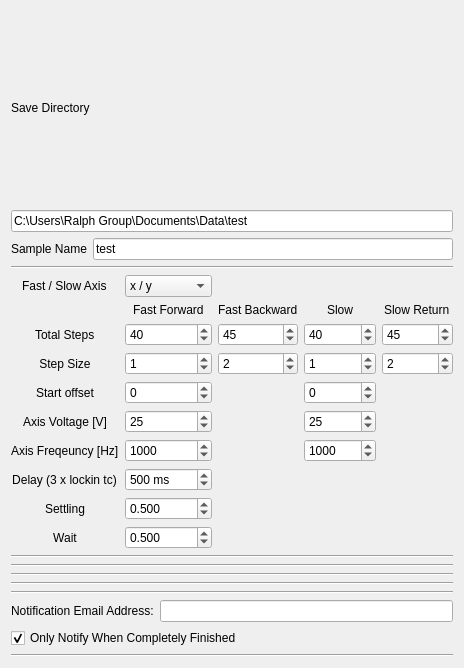
<?xml version="1.0" encoding="UTF-8"?>
<ui version="4.0">
 <class>Form</class>
 <widget class="QWidget" name="Form">
  <property name="geometry">
   <rect>
    <x>0</x>
    <y>0</y>
    <width>464</width>
    <height>668</height>
   </rect>
  </property>
  <property name="windowTitle">
   <string>Form</string>
  </property>
  <layout class="QVBoxLayout" name="verticalLayout">
   <item>
    <layout class="QGridLayout" name="save_params">
     <item row="2" column="0">
      <widget class="QLabel" name="label_12">
       <property name="enabled">
        <bool>true</bool>
       </property>
       <property name="text">
        <string>Sample Name</string>
       </property>
      </widget>
     </item>
     <item row="2" column="1">
      <widget class="QLineEdit" name="sample_name">
       <property name="text">
        <string>test</string>
       </property>
       <property name="placeholderText">
        <string>test</string>
       </property>
      </widget>
     </item>
     <item row="0" column="0" colspan="2">
      <widget class="QLabel" name="label_8">
       <property name="text">
        <string>Save Directory</string>
       </property>
      </widget>
     </item>
     <item row="1" column="0" colspan="2">
      <widget class="QLineEdit" name="save_dir">
       <property name="text">
        <string>C:\Users\Ralph Group\Documents\Data\test</string>
       </property>
       <property name="placeholderText">
        <string>C:\Users\</string>
       </property>
      </widget>
     </item>
    </layout>
   </item>
   <item>
    <widget class="Line" name="line_3">
     <property name="orientation">
      <enum>Qt::Horizontal</enum>
     </property>
    </widget>
   </item>
   <item>
    <layout class="QGridLayout" name="initial_params">
     <item row="13" column="1">
      <widget class="QDoubleSpinBox" name="settling">
       <property name="decimals">
        <number>3</number>
       </property>
       <property name="value">
        <double>0.500000000000000</double>
       </property>
      </widget>
     </item>
     <item row="9" column="1">
      <widget class="QDoubleSpinBox" name="fast_start">
       <property name="suffix">
        <string/>
       </property>
       <property name="decimals">
        <number>0</number>
       </property>
       <property name="minimum">
        <double>-10000.000000000000000</double>
       </property>
       <property name="maximum">
        <double>10000.000000000000000</double>
       </property>
       <property name="singleStep">
        <double>1.000000000000000</double>
       </property>
      </widget>
     </item>
     <item row="4" column="0" alignment="Qt::AlignHCenter">
      <widget class="QLabel" name="label_7">
       <property name="text">
        <string>Fast / Slow Axis</string>
       </property>
      </widget>
     </item>
     <item row="9" column="3">
      <widget class="QDoubleSpinBox" name="slow_start">
       <property name="suffix">
        <string/>
       </property>
       <property name="decimals">
        <number>0</number>
       </property>
       <property name="minimum">
        <double>-10000.000000000000000</double>
       </property>
       <property name="maximum">
        <double>10000.000000000000000</double>
       </property>
       <property name="singleStep">
        <double>1.000000000000000</double>
       </property>
      </widget>
     </item>
     <item row="4" column="1">
      <widget class="QComboBox" name="fast_slow">
       <item>
        <property name="text">
         <string>x / y</string>
        </property>
       </item>
       <item>
        <property name="text">
         <string>y / x</string>
        </property>
       </item>
      </widget>
     </item>
     <item row="10" column="1">
      <widget class="QDoubleSpinBox" name="fast_voltage">
       <property name="decimals">
        <number>0</number>
       </property>
       <property name="value">
        <double>25.000000000000000</double>
       </property>
      </widget>
     </item>
     <item row="7" column="1">
      <widget class="QDoubleSpinBox" name="forw_total">
       <property name="decimals">
        <number>0</number>
       </property>
       <property name="maximum">
        <double>100001.000000000000000</double>
       </property>
       <property name="value">
        <double>40.000000000000000</double>
       </property>
      </widget>
     </item>
     <item row="9" column="0">
      <widget class="QLabel" name="label_3">
       <property name="text">
        <string>Start offset</string>
       </property>
       <property name="alignment">
        <set>Qt::AlignCenter</set>
       </property>
      </widget>
     </item>
     <item row="11" column="1">
      <widget class="QDoubleSpinBox" name="fast_frequency">
       <property name="decimals">
        <number>0</number>
       </property>
       <property name="maximum">
        <double>10000.000000000000000</double>
       </property>
       <property name="value">
        <double>1000.000000000000000</double>
       </property>
      </widget>
     </item>
     <item row="11" column="3">
      <widget class="QDoubleSpinBox" name="slow_frequency">
       <property name="decimals">
        <number>0</number>
       </property>
       <property name="maximum">
        <double>10000.000000000000000</double>
       </property>
       <property name="value">
        <double>1000.000000000000000</double>
       </property>
      </widget>
     </item>
     <item row="12" column="0" alignment="Qt::AlignHCenter">
      <widget class="QLabel" name="label_15">
       <property name="text">
        <string>Delay (3 x lockin tc)</string>
       </property>
       <property name="alignment">
        <set>Qt::AlignCenter</set>
       </property>
      </widget>
     </item>
     <item row="10" column="3">
      <widget class="QDoubleSpinBox" name="slow_voltage">
       <property name="decimals">
        <number>0</number>
       </property>
       <property name="value">
        <double>25.000000000000000</double>
       </property>
      </widget>
     </item>
     <item row="11" column="0" alignment="Qt::AlignHCenter">
      <widget class="QLabel" name="label_6">
       <property name="text">
        <string>Axis Freqeuncy [Hz]</string>
       </property>
      </widget>
     </item>
     <item row="12" column="1">
      <widget class="QDoubleSpinBox" name="delay">
       <property name="suffix">
        <string> ms</string>
       </property>
       <property name="decimals">
        <number>0</number>
       </property>
       <property name="maximum">
        <double>100000.000000000000000</double>
       </property>
       <property name="value">
        <double>500.000000000000000</double>
       </property>
      </widget>
     </item>
     <item row="10" column="0" alignment="Qt::AlignHCenter">
      <widget class="QLabel" name="label_5">
       <property name="text">
        <string>Axis Voltage [V]</string>
       </property>
      </widget>
     </item>
     <item row="7" column="3">
      <widget class="QDoubleSpinBox" name="slow_total">
       <property name="decimals">
        <number>0</number>
       </property>
       <property name="maximum">
        <double>100000.000000000000000</double>
       </property>
       <property name="value">
        <double>40.000000000000000</double>
       </property>
      </widget>
     </item>
     <item row="6" column="1" alignment="Qt::AlignHCenter">
      <widget class="QLabel" name="label_9">
       <property name="text">
        <string>Fast Forward</string>
       </property>
      </widget>
     </item>
     <item row="8" column="1">
      <widget class="QDoubleSpinBox" name="forw_step">
       <property name="suffix">
        <string/>
       </property>
       <property name="decimals">
        <number>0</number>
       </property>
       <property name="maximum">
        <double>10000.000000000000000</double>
       </property>
       <property name="singleStep">
        <double>1.000000000000000</double>
       </property>
       <property name="value">
        <double>1.000000000000000</double>
       </property>
      </widget>
     </item>
     <item row="8" column="2">
      <widget class="QDoubleSpinBox" name="back_step">
       <property name="decimals">
        <number>0</number>
       </property>
       <property name="maximum">
        <double>10000.000000000000000</double>
       </property>
       <property name="value">
        <double>2.000000000000000</double>
       </property>
      </widget>
     </item>
     <item row="7" column="2">
      <widget class="QDoubleSpinBox" name="back_total">
       <property name="decimals">
        <number>0</number>
       </property>
       <property name="maximum">
        <double>100000.000000000000000</double>
       </property>
       <property name="value">
        <double>45.000000000000000</double>
       </property>
      </widget>
     </item>
     <item row="6" column="3" alignment="Qt::AlignHCenter">
      <widget class="QLabel" name="label_17">
       <property name="text">
        <string>Slow</string>
       </property>
      </widget>
     </item>
     <item row="7" column="0" alignment="Qt::AlignHCenter">
      <widget class="QLabel" name="label">
       <property name="text">
        <string>Total Steps</string>
       </property>
      </widget>
     </item>
     <item row="7" column="4">
      <widget class="QDoubleSpinBox" name="slow_return_total">
       <property name="decimals">
        <number>0</number>
       </property>
       <property name="maximum">
        <double>100000.000000000000000</double>
       </property>
       <property name="value">
        <double>45.000000000000000</double>
       </property>
      </widget>
     </item>
     <item row="8" column="3">
      <widget class="QDoubleSpinBox" name="slow_step">
       <property name="suffix">
        <string/>
       </property>
       <property name="decimals">
        <number>0</number>
       </property>
       <property name="maximum">
        <double>10000.000000000000000</double>
       </property>
       <property name="singleStep">
        <double>1.000000000000000</double>
       </property>
       <property name="value">
        <double>1.000000000000000</double>
       </property>
      </widget>
     </item>
     <item row="6" column="2" alignment="Qt::AlignHCenter">
      <widget class="QLabel" name="label_16">
       <property name="text">
        <string>Fast Backward</string>
       </property>
      </widget>
     </item>
     <item row="8" column="0">
      <widget class="QLabel" name="label_4">
       <property name="text">
        <string>Step Size</string>
       </property>
       <property name="alignment">
        <set>Qt::AlignCenter</set>
       </property>
      </widget>
     </item>
     <item row="6" column="4" alignment="Qt::AlignHCenter">
      <widget class="QLabel" name="label_2">
       <property name="text">
        <string>Slow Return</string>
       </property>
      </widget>
     </item>
     <item row="8" column="4">
      <widget class="QDoubleSpinBox" name="slow_return_step">
       <property name="decimals">
        <number>0</number>
       </property>
       <property name="value">
        <double>2.000000000000000</double>
       </property>
      </widget>
     </item>
     <item row="14" column="1">
      <widget class="QDoubleSpinBox" name="wait">
       <property name="decimals">
        <number>3</number>
       </property>
       <property name="value">
        <double>0.500000000000000</double>
       </property>
      </widget>
     </item>
     <item row="13" column="0">
      <widget class="QLabel" name="label_10">
       <property name="text">
        <string>Settling</string>
       </property>
       <property name="alignment">
        <set>Qt::AlignCenter</set>
       </property>
      </widget>
     </item>
     <item row="14" column="0">
      <widget class="QLabel" name="label_11">
       <property name="text">
        <string>Wait</string>
       </property>
       <property name="alignment">
        <set>Qt::AlignCenter</set>
       </property>
      </widget>
     </item>
    </layout>
   </item>
   <item>
    <widget class="Line" name="line_4">
     <property name="orientation">
      <enum>Qt::Horizontal</enum>
     </property>
    </widget>
   </item>
   <item>
    <widget class="Line" name="line_6">
     <property name="orientation">
      <enum>Qt::Horizontal</enum>
     </property>
    </widget>
   </item>
   <item>
    <widget class="Line" name="line_2">
     <property name="orientation">
      <enum>Qt::Horizontal</enum>
     </property>
    </widget>
   </item>
   <item>
    <widget class="Line" name="line_7">
     <property name="orientation">
      <enum>Qt::Horizontal</enum>
     </property>
    </widget>
   </item>
   <item>
    <widget class="Line" name="line_5">
     <property name="orientation">
      <enum>Qt::Horizontal</enum>
     </property>
    </widget>
   </item>
   <item>
    <layout class="QHBoxLayout" name="horizontalLayout">
     <item>
      <widget class="QLabel" name="label_18">
       <property name="text">
        <string>Notification Email Address:</string>
       </property>
      </widget>
     </item>
     <item>
      <widget class="QLineEdit" name="notify_email"/>
     </item>
    </layout>
   </item>
   <item>
    <widget class="QCheckBox" name="notify_at_end">
     <property name="text">
      <string>Only Notify When Completely Finished</string>
     </property>
     <property name="checked">
      <bool>true</bool>
     </property>
    </widget>
   </item>
   <item>
    <widget class="Line" name="line_8">
     <property name="orientation">
      <enum>Qt::Horizontal</enum>
     </property>
    </widget>
   </item>
  </layout>
 </widget>
 <resources/>
 <connections/>
</ui>
